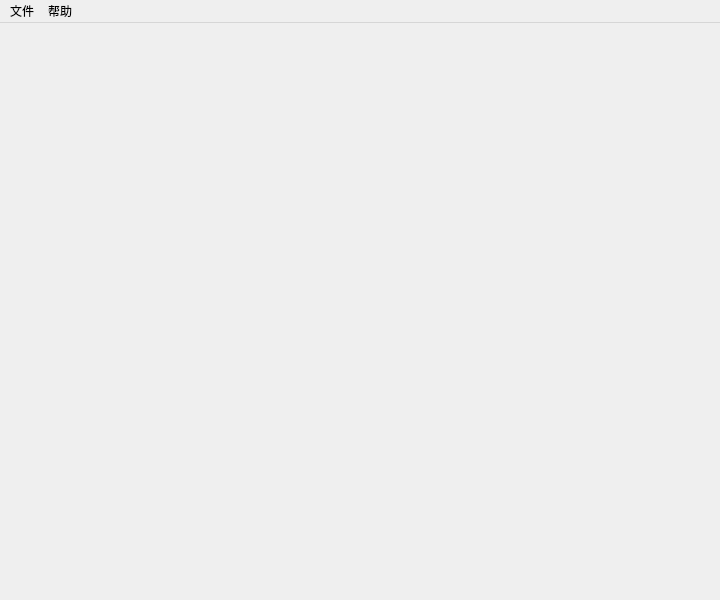
<?xml version="1.0" encoding="UTF-8"?>
<ui version="4.0">
 <class>MainWindow</class>
 <widget class="QMainWindow" name="MainWindow">
  <property name="geometry">
   <rect>
    <x>0</x>
    <y>0</y>
    <width>720</width>
    <height>600</height>
   </rect>
  </property>
  <property name="minimumSize">
   <size>
    <width>720</width>
    <height>600</height>
   </size>
  </property>
  <property name="windowTitle">
   <string>MainWindow</string>
  </property>
  <widget class="QWidget" name="centralwidget"/>
  <widget class="QMenuBar" name="menubar">
   <property name="geometry">
    <rect>
     <x>0</x>
     <y>0</y>
     <width>720</width>
     <height>26</height>
    </rect>
   </property>
   <widget class="QMenu" name="menu_helper">
    <property name="title">
     <string>帮助</string>
    </property>
    <addaction name="menu_helper_about"/>
   </widget>
   <widget class="QMenu" name="menu_file">
    <property name="title">
     <string>文件</string>
    </property>
    <addaction name="menu_file_save"/>
   </widget>
   <addaction name="menu_file"/>
   <addaction name="menu_helper"/>
  </widget>
  <action name="menu_file_save">
   <property name="text">
    <string>日志保存</string>
   </property>
  </action>
  <action name="menu_helper_about">
   <property name="text">
    <string>关于</string>
   </property>
  </action>
 </widget>
 <resources/>
 <connections/>
</ui>
